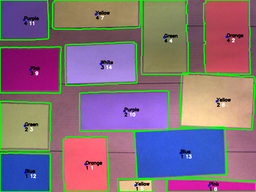
#> input picture paperEval.png, 256 x 192 px, shrunk from 1024 x 768 before the run
$ python comparehuh2.py
#> lines starting #> are read from the running program, lines starting #| are printed output that depends on the picture
"""Code to compare data dispertion between RGB and HSV representations.
    First we compare 3D dispertion than a histogram to better see the noise"""
import cv2
import tkinter as tk
import matplotlib as mtp
import matplotlib.pyplot as plt
from matplotlib.backends.backend_tkagg import FigureCanvasTkAgg
from matplotlib import cm
from mpl_toolkits.mplot3d import Axes3D
from matplotlib.figure import Figure
##Creating an interface since this code is to be called from the main GUI
root= tk.Tk()
root.title("Comparaison")
mtp.use("TkAgg")  ##Agg rendering to a Tk canvas
canvas = tk.Canvas(root)
#read image
img = cv2.imread('paperEval.png')
#> img is the input picture: shape (192, 256, 3); mean B, G, R 125.3, 110.8, 133.6

"""" Split the input image into RGB colors :
    the outputs b,g,r are vectors containing the
    blue, green and red values for each pixel of the input image"""
b,g,r = cv2.split(img)
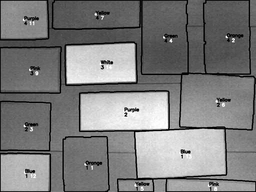
#> b: shape (192, 256); min 0, max 255, mean 125.3
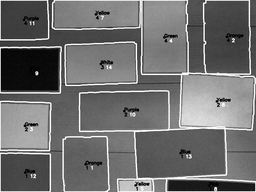
#> g: shape (192, 256); min 0, max 255, mean 110.8
#convert input image from RGB to HSV
hsv = cv2.cvtColor(img, cv2.COLOR_BGR2HSV)
#> hsv: shape (192, 256, 3); mean H, S, V 110.5, 134.9, 176.9
"""    the outputs h,s,v are vectors containing the
    hue, saturation and value values for each pixel of the input image"""
h,s,v = cv2.split(hsv)
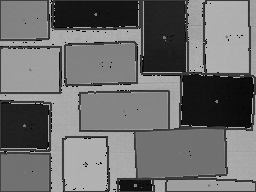
#> h: shape (192, 256); min 0, max 179, mean 110.5
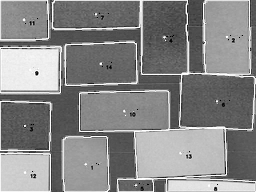
#> s: shape (192, 256); min 0, max 255, mean 134.9
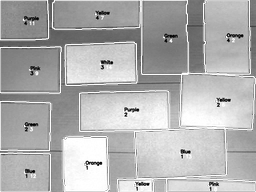
#> v: shape (192, 256); min 0, max 255, mean 176.9

            #################################################
            #illustrate 3D representation of data dispersion#
            #################################################
figure1 = plt.figure(figsize=(10, 5), dpi=100)  #creat figure with given size

ax1 = figure1.add_subplot(121, projection='3d') #devide figure into subplot of x,y,z axes

ax1.scatter(b, g, r, cmap=cm.jet, marker='.' ) #scatter plot of the RGB data into 3D space
####set graph infos####
ax1.set_xlabel('Blue')     #axis x for blue values
ax1.set_ylabel('Green')    #axis y for green values
ax1.set_zlabel('Red')      #axis z for red values
ax1.set_title('RGB 3D projection')   #set title for the subplot
ax2 = figure1.add_subplot(122, projection='3d') #devide figure into subplot of x,y,z axes
ax2.scatter(h, s, v,c=(h+s+v), cmap=cm.jet, marker='.') #scatter plot of HSV data into 3D space
####set graph infos####
ax2.set_xlabel('H')       #axis x for Hue values
ax2.set_ylabel('S')       #axis y for saturation values
ax2.set_zlabel('V')       #axis z for Value values
ax2.set_title('HSV 3D projection') #set title for the subplot
figure1.suptitle('3D projection comparison', fontsize='xx-large') #set title for the figure
###Dsiplay results in a Tkinter canvas as a figure hence the use of mtp.use("TkAgg")
chart1= FigureCanvasTkAgg(figure1, root) #display figure1 containing 3D projections in the main window
chart1.draw()
chart1.get_tk_widget().pack(side="top", fill="both",expand="no")  #pack canva and place figure at the top
        ################################################
           #illustrate histograms of data dispersion#
        ################################################
figure2 = plt.figure(figsize=(10, 5), dpi=100) #creat a second figure with the same size as the first

his1 = figure2.add_subplot(121) #devide the second figure into two subplots
#calculate Histograme for Blue Red and Green data and then store them in seperate arrays
hist_b = cv2.calcHist([b],[0],None,[256],[0,256])   #Histogram for blue values
#> hist_b = 256 values, max 598 at index 89, min 16 at index 254, mean 192
hist_g = cv2.calcHist([g],[0],None,[256],[0,256])   #Histogram for green values
#> hist_g = 256 values, max 752 at index 70, min 5 at index 34, mean 192
hist_r = cv2.calcHist([r],[0],None,[256],[0,256])   #Histogram for red values
#> hist_r = 256 values, max 666 at index 52, min 29 at index 13, mean 192
plt.plot(hist_r, color='r', label="r")              #Plot Histogram for blue values and hold
plt.plot(hist_g, color='g', label="g")              #Plot Histogram for green values and hold
plt.plot(hist_b, color='b', label="b")              #Plot Histogram for red values
plt.legend()                                        #display legends for each graph
plt.title('RGB histogram')                          #Set title for subfigure 1
plt.show()                                          #Plot the 3 histograms in the same figure
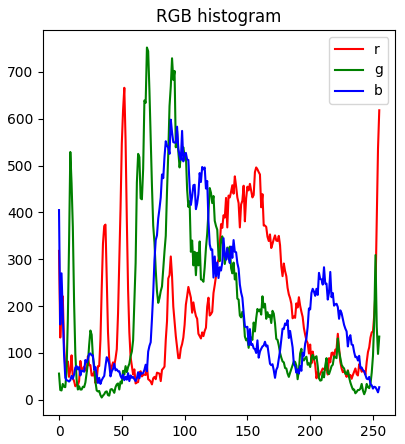
#> figure drawn by matplotlib, 1 panel; curve peaks at x = 52, y = 666; curve peaks at x = 70, y = 752; curve peaks at x = 89, y = 598
his2 = figure2.add_subplot(122)#devide the second figure into two subplots
#calculate Histograme for HSV data and then store them in seperate arrays
hist_h = cv2.calcHist([h],[0],None,[256],[0,256])   #Histogram for Hue values
#> hist_h = 256 values, max 3594 at index 113, min 0 at index 76, mean 192
hist_s = cv2.calcHist([s],[0],None,[256],[0,256])   #Histogram for Saturation values
#> hist_s = 256 values, max 1058 at index 83, min 0 at index 17, mean 192
hist_v = cv2.calcHist([v],[0],None,[256],[0,256])   #Histogram for Value values
#> hist_v = 256 values, max 773 at index 255, min 1 at index 1, mean 192
plt.plot(hist_h, color='r', label="h")              #Plot Histogram for Hue values and hold
plt.plot(hist_s, color='g', label="s")              #Plot Histogram for Saturation values and hold
plt.plot(hist_v, color='b', label="v")              #Plot Histogram for Values values and hold
plt.legend()                                        #display legends for each graph
plt.title('HSV histogram')                          #Set title for subfigure 2
plt.show()                                          #Plot the 3 histograms in the same figure
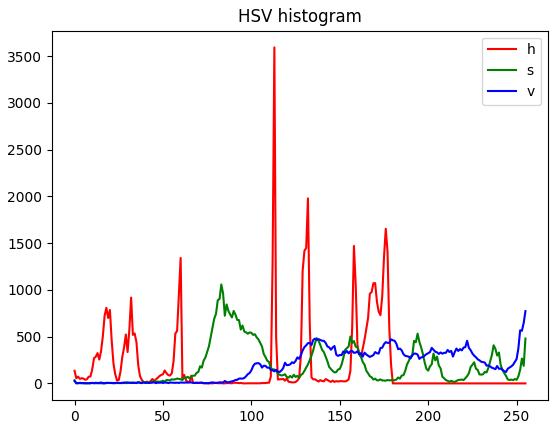
#> figure drawn by matplotlib, 1 panel; curve peaks at x = 113, y = 3594; curve peaks at x = 83, y = 1058; curve peaks at x = 255, y = 773
figure2.suptitle('Histogram comparison', fontsize='xx-large')  #set title for the figure
###Dsiplay results in a Tkinter canvas as a figure hence the use of mtp.use("TkAgg")
chart2= FigureCanvasTkAgg(figure2, root) #display figure1 containing 3D projections in the main window
chart2.draw()
chart2.get_tk_widget().pack(side="bottom", fill="both",expand="no") #pack canva and place figure at the top
root.mainloop()
